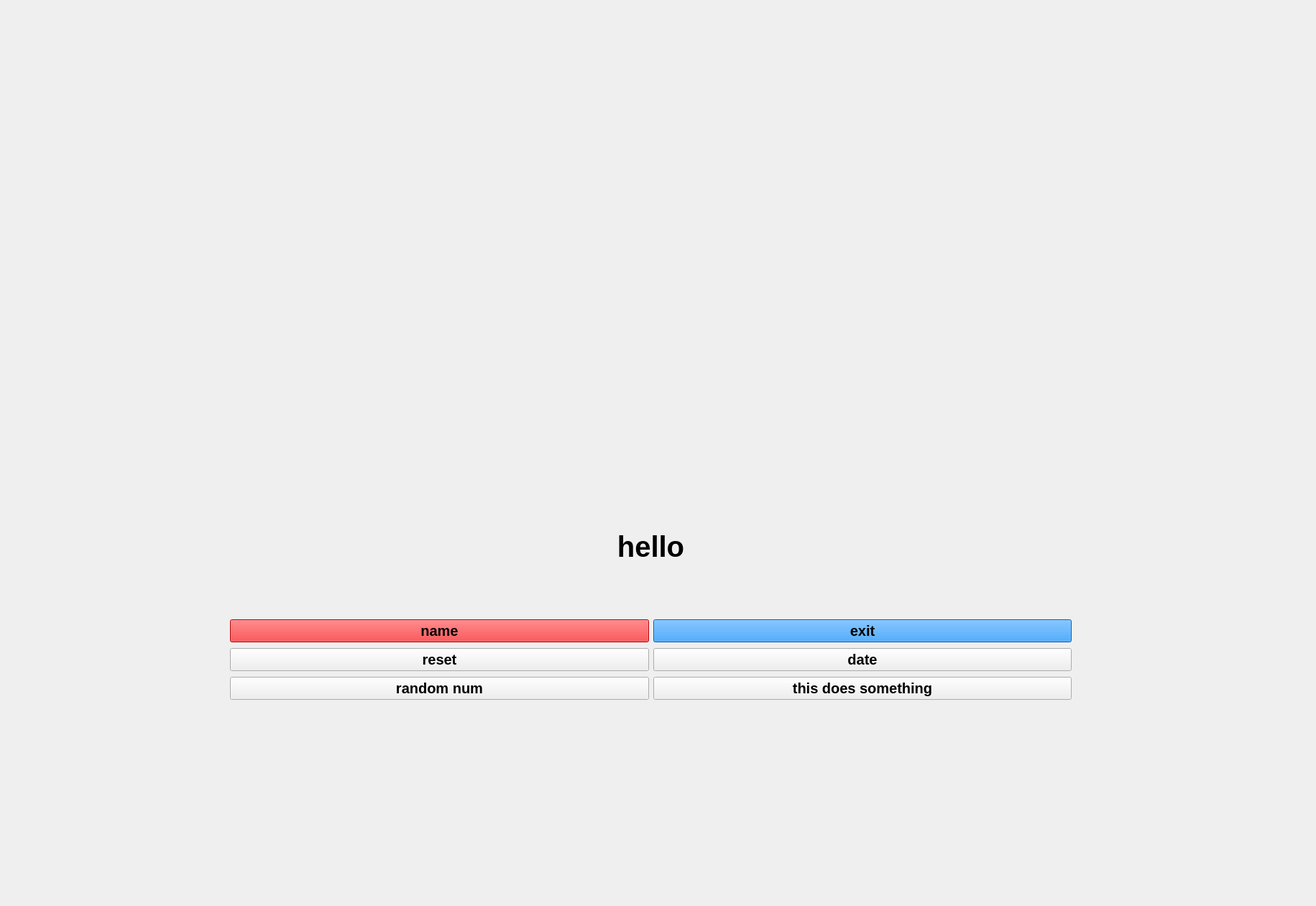
<?xml version="1.0" encoding="UTF-8"?>
<ui version="4.0">
 <class>MainWindow</class>
 <widget class="QMainWindow" name="MainWindow">
  <property name="geometry">
   <rect>
    <x>0</x>
    <y>0</y>
    <width>1831</width>
    <height>1261</height>
   </rect>
  </property>
  <property name="cursor">
   <cursorShape>OpenHandCursor</cursorShape>
  </property>
  <property name="windowTitle">
   <string>blurple</string>
  </property>
  <property name="styleSheet">
   <string notr="true"/>
  </property>
  <widget class="QWidget" name="centralwidget">
   <widget class="QWidget" name="gridLayoutWidget">
    <property name="geometry">
     <rect>
      <x>320</x>
      <y>860</y>
      <width>1171</width>
      <height>119</height>
     </rect>
    </property>
    <layout class="QGridLayout" name="gridLayout">
     <item row="0" column="0">
      <widget class="QPushButton" name="btn_name">
       <property name="font">
        <font>
         <pointsize>15</pointsize>
         <bold>true</bold>
        </font>
       </property>
       <property name="styleSheet">
        <string notr="true">background-color: rgb(255, 0, 4);</string>
       </property>
       <property name="text">
        <string>name</string>
       </property>
      </widget>
     </item>
     <item row="0" column="1">
      <widget class="QPushButton" name="btn_exit">
       <property name="font">
        <font>
         <pointsize>15</pointsize>
         <bold>true</bold>
        </font>
       </property>
       <property name="styleSheet">
        <string notr="true">background-color: rgb(0, 132, 255);</string>
       </property>
       <property name="text">
        <string>exit</string>
       </property>
      </widget>
     </item>
     <item row="1" column="0">
      <widget class="QPushButton" name="btn_reset">
       <property name="font">
        <font>
         <pointsize>15</pointsize>
         <bold>true</bold>
        </font>
       </property>
       <property name="text">
        <string>reset</string>
       </property>
      </widget>
     </item>
     <item row="2" column="0">
      <widget class="QPushButton" name="btn_random100">
       <property name="font">
        <font>
         <pointsize>15</pointsize>
         <bold>true</bold>
        </font>
       </property>
       <property name="text">
        <string>random num</string>
       </property>
      </widget>
     </item>
     <item row="1" column="1">
      <widget class="QPushButton" name="btn_date">
       <property name="font">
        <font>
         <pointsize>15</pointsize>
         <bold>true</bold>
        </font>
       </property>
       <property name="text">
        <string>date</string>
       </property>
      </widget>
     </item>
     <item row="2" column="1">
      <widget class="QPushButton" name="btn_nothing">
       <property name="font">
        <font>
         <pointsize>15</pointsize>
         <bold>true</bold>
        </font>
       </property>
       <property name="text">
        <string>this does something</string>
       </property>
      </widget>
     </item>
    </layout>
   </widget>
   <widget class="QLabel" name="label">
    <property name="geometry">
     <rect>
      <x>490</x>
      <y>660</y>
      <width>831</width>
      <height>201</height>
     </rect>
    </property>
    <property name="font">
     <font>
      <pointsize>30</pointsize>
      <bold>true</bold>
     </font>
    </property>
    <property name="toolTip">
     <string>&lt;html&gt;&lt;head/&gt;&lt;body&gt;&lt;p align=&quot;justify&quot;&gt;&lt;br/&gt;&lt;/p&gt;&lt;/body&gt;&lt;/html&gt;</string>
    </property>
    <property name="whatsThis">
     <string>&lt;html&gt;&lt;head/&gt;&lt;body&gt;&lt;p align=&quot;justify&quot;&gt;&lt;br/&gt;&lt;/p&gt;&lt;/body&gt;&lt;/html&gt;</string>
    </property>
    <property name="styleSheet">
     <string notr="true"/>
    </property>
    <property name="text">
     <string>hello</string>
    </property>
    <property name="alignment">
     <set>Qt::AlignCenter</set>
    </property>
   </widget>
   <widget class="QLabel" name="lbl_image">
    <property name="geometry">
     <rect>
      <x>490</x>
      <y>10</y>
      <width>811</width>
      <height>611</height>
     </rect>
    </property>
    <property name="text">
     <string/>
    </property>
    <property name="scaledContents">
     <bool>true</bool>
    </property>
    <property name="alignment">
     <set>Qt::AlignCenter</set>
    </property>
   </widget>
  </widget>
 </widget>
 <resources/>
 <connections>
  <connection>
   <sender>btn_name</sender>
   <signal>clicked()</signal>
   <receiver>MainWindow</receiver>
   <slot>btn_name_a()</slot>
   <hints>
    <hint type="sourcelabel">
     <x>446</x>
     <y>630</y>
    </hint>
    <hint type="destinationlabel">
     <x>683</x>
     <y>400</y>
    </hint>
   </hints>
  </connection>
  <connection>
   <sender>btn_exit</sender>
   <signal>clicked()</signal>
   <receiver>MainWindow</receiver>
   <slot>btn_exit_a()</slot>
   <hints>
    <hint type="sourcelabel">
     <x>1459</x>
     <y>635</y>
    </hint>
    <hint type="destinationlabel">
     <x>1238</x>
     <y>386</y>
    </hint>
   </hints>
  </connection>
  <connection>
   <sender>btn_reset</sender>
   <signal>clicked()</signal>
   <receiver>MainWindow</receiver>
   <slot>btn_reset_a()</slot>
   <hints>
    <hint type="sourcelabel">
     <x>549</x>
     <y>656</y>
    </hint>
    <hint type="destinationlabel">
     <x>633</x>
     <y>283</y>
    </hint>
   </hints>
  </connection>
  <connection>
   <sender>btn_date</sender>
   <signal>clicked()</signal>
   <receiver>MainWindow</receiver>
   <slot>btn_date_a()</slot>
   <hints>
    <hint type="sourcelabel">
     <x>1090</x>
     <y>650</y>
    </hint>
    <hint type="destinationlabel">
     <x>1305</x>
     <y>299</y>
    </hint>
   </hints>
  </connection>
  <connection>
   <sender>btn_random100</sender>
   <signal>clicked()</signal>
   <receiver>MainWindow</receiver>
   <slot>btn_random100_a()</slot>
   <hints>
    <hint type="sourcelabel">
     <x>534</x>
     <y>704</y>
    </hint>
    <hint type="destinationlabel">
     <x>862</x>
     <y>844</y>
    </hint>
   </hints>
  </connection>
  <connection>
   <sender>btn_nothing</sender>
   <signal>clicked()</signal>
   <receiver>MainWindow</receiver>
   <slot>btn_nothing_a()</slot>
   <hints>
    <hint type="sourcelabel">
     <x>1268</x>
     <y>700</y>
    </hint>
    <hint type="destinationlabel">
     <x>1338</x>
     <y>841</y>
    </hint>
   </hints>
  </connection>
 </connections>
 <slots>
  <slot>btn_exit_a()</slot>
  <slot>slot1()</slot>
  <slot>btn_name_a()</slot>
  <slot>btn_reset_a()</slot>
  <slot>btn_date_a()</slot>
  <slot>btn_random100_a()</slot>
  <slot>btn_nothing_a()</slot>
 </slots>
</ui>
